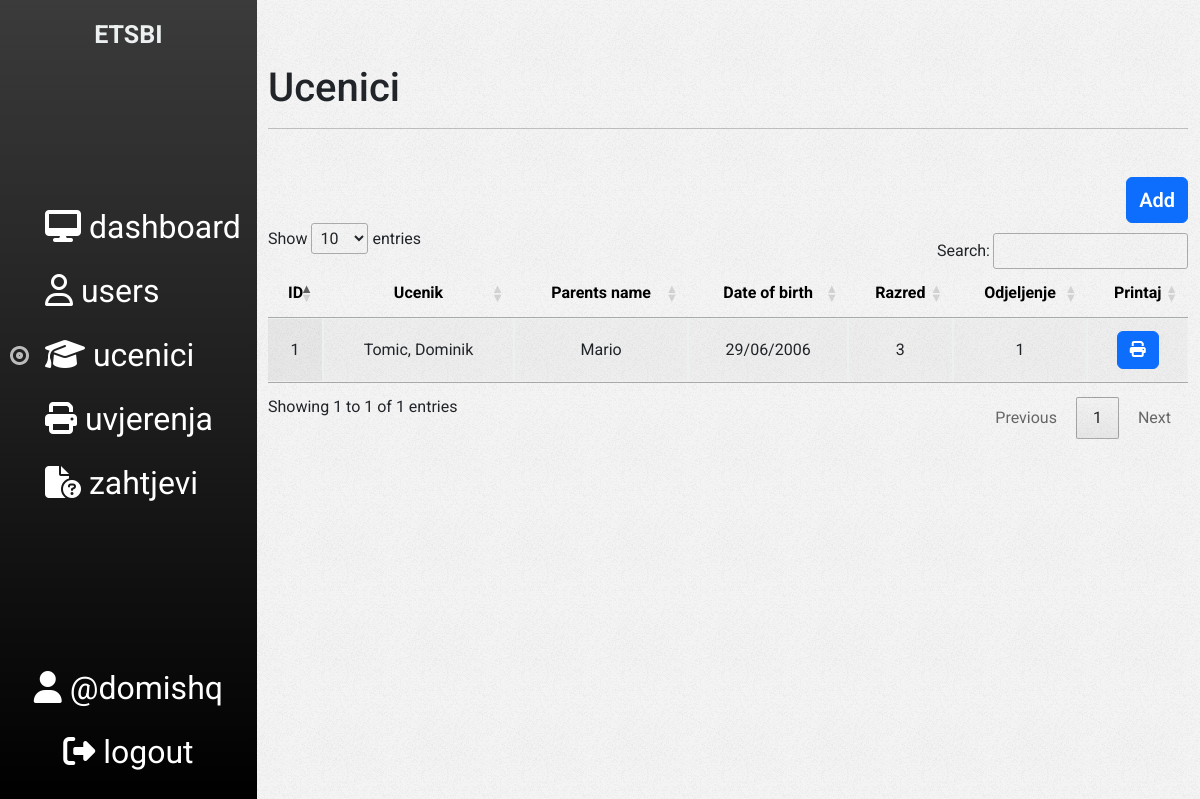
The app's page /ucenici.php (signed in), older data.
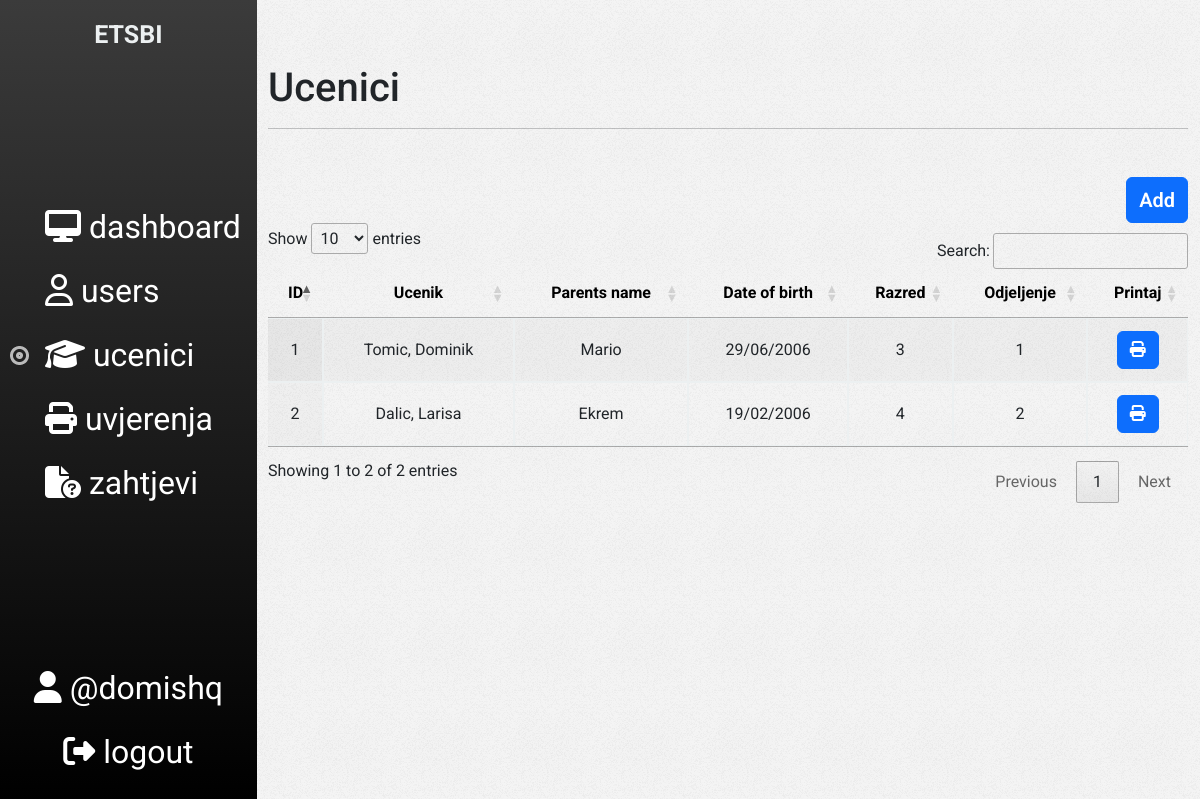
The same page, newer data.
### tables this page shows
CREATE TABLE `ucenici` (
  `id` int(11) NOT NULL,
  `name` varchar(20) NOT NULL,
  `surname` varchar(20) NOT NULL,
  `parentsName` varchar(20) NOT NULL,
  `dateOfBirth` date NOT NULL,
  `placeOfBirth` varchar(50) NOT NULL,
  `city` varchar(50) NOT NULL,
  `razred` int(1) NOT NULL,
  `odjeljenje` int(1) NOT NULL
);

### api/ucenik.php (called while the page is built, shortened)
<?php
include_once 'database.php';
function getAllUcenici()
{
    global $conn;
    $sql = "SELECT *
    FROM ucenici";
    $result = $conn->query($sql);
    if ($result->num_rows > 0) {
        $ucenici = array();
        while ($row = $result->fetch_assoc()) {
            $ucenici[] = $row;
        }
        return $ucenici;
    } else {
        return array();
    }
}

### components/uceniciTable.php (the view, shortened to what this page needs)
<?php
require('api/ucenik.php');
$ucenici = getAllUcenici();
?>
<table id="myTable" class="display nowrap" cellspacing="0" width="100%">
    <thead>
        <tr>
            <th>ID</th>
            <th>Ucenik</th>
            <th>Parents name</th>
            <th>Date of birth</th>
            <th>Razred</th>
            <th>Odjeljenje</th>
            <th>Printaj</th>
        </tr>
    </thead>
    <tbody>
        <?php
        if ($ucenici) {
            foreach ($ucenici as $id => $ucenik) {
                $dateOfBirth = date('d/m/Y', strtotime($ucenik['dateOfBirth']));
                ?>
                <tr class="clickable-row" data-href="editUcenik.php?id=<?php echo $ucenik['id']; ?>"
                    data-ucenikId="<?php echo $ucenik['id']; ?>">
                    <td><?php echo $id + 1 ?></td>
                    <td><?php echo $ucenik['surname'] . ', ' . $ucenik['name'] ?></td>
                    <td><?php echo $ucenik['parentsName'] ?></td>
                    <td><?php echo $dateOfBirth ?></td>
                    <td><?php echo $ucenik['razred'] ?></td>
                    <td><?php echo $ucenik['odjeljenje'] ?></td>
                    <td>
                        <button type="button" class="btn btn-primary open-modal" data-bs-toggle="modal"
                            data-bs-target="#exampleModal">
                            <i class="fa fa-print"></i>
                        </button>
                    </td>
                </tr>
                <?php
            }
        }
        ?>
    </tbody>
</table>

### includes/php/head.php (shortened to what this page needs)
<!DOCTYPE html>
<html>
<head>
    <link rel="stylesheet" href="includes/css/style.css">
    <link rel="stylesheet" href="includes/css/sidebar.css">
    <link rel="stylesheet" href="includes/css/dataTable.css">
    <link rel="stylesheet" type="text/css" href="https://cdn.datatables.net/1.13.6/css/jquery.dataTables.min.css" />
    <link href="https://cdn.jsdelivr.net/npm/bootstrap@5.3.2/dist/css/bootstrap.min.css" rel="stylesheet"
>
</head>
<body>
    <div class="hide aplikacija">

### components/sidebar.php (shortened to what this page needs)
<div class="app">
  <div class="sidebar">
    <ul class="sidebar-menu d-flex justify-content-center">
      <span class="logo" style="font-weight: 700; font-size: 25px;color: #ecf0f1;">ETSBI</span>
    </ul>
    <ul class="sidebar-menu">
      <li class="sidebar-item" id="sidebarIndex">
        <a href="index.php" class="sidebar-link">
          <i class="fa fa-desktop"></i>
          <span>dashboard</span>
        </a>
      </li>
      <li class="sidebar-item" id="sidebarUsers">
        <div>
          <a href="users.php" class="sidebar-link">
            <i class="fa-regular fa-user"></i>
            <span>users</span>
          </a>
        </div>
      </li>
      <li class="sidebar-item" id="sidebarUcenici">
        <div class="linkSelector">
          <img src="includes/img/icons/active.png" alt="active">
        </div>
        <div>
          <a href="ucenici.php" class="sidebar-link">
            <i class="fa fa-graduation-cap"></i>
            <span>ucenici</span>
          </a>
        </div>
      </li>
      <li class="sidebar-item" id="sidebarUvjerenja">
        <div>
          <a href="uvjerenja.php" class="sidebar-link">
            <i class="fa fa-print"></i>
            <span>uvjerenja</span>
          </a>
        </div>
      </li>
      <li class="sidebar-item" id="sidebarZahtjevi">
        <div>
          <a href="zahtjevi.php" class="sidebar-link">
            <i class="fa-solid fa-file-circle-question"></i>
            <span>zahtjevi</span>
          </a>
        </div>
      </li>
    </ul>
    <ul class="sidebar-menu flex-column align-items-center d-flex">
      <li class="sidebar-item">
          <a href="#" class="sidebar-link">
            <i class="fa fa-user"></i>
            <span>@<?php echo $_SESSION['username']; ?></span>
          </a>
      </li>
      <li class="sidebar-item">
        <a href="api/user.php?action=signOut" class="sidebar-link">
          <i class="fa fa-sign-out"></i>
          <span>logout</span>
        </a>
      </li>
    </ul>
  </div>
  <div class="content">

### ucenici.php (shortened to what this page needs)
<?php
require_once('includes/php/head.php');
require_once('components/sidebar.php');
?>
<section class="my-5">
    <div class="container my-5">
        <div class="row">
            <div class="col">
                <h1>Ucenici</h1>
            </div>
        </div>
        <hr class="mb-5 mt-2">
        <div class="row">
            <div class="col d-flex justify-content-end">
                <a href="addUcenik.php"><button class="btn btn-primary addButton" type="button">Add</button></a>
            </div>
        </div>
        <?php
        require_once('components/uceniciTable.php');
        ?>
    </div>
</section>
<?php
require_once('includes/php/foot.php'); ?>

### includes/php/foot.php (shortened to what this page needs)
</div>
</div>
</div>
</body>
</html>

### includes/css/style.css (style rules this page uses)
body { font-family: 'Roboto', sans-serif!important; }
table { border-spacing: 12px; }
.btn.btn-primary.addButton { font-size: 20px; font-weight: 600; padding: 7px 12px; }

### includes/css/sidebar.css (style rules this page uses)
html, body { height: 100%; }
.app { height: 100%; display: flex; }
.content { height: 100%; width: 100%; padding-top: 5em; }
@media (min-width: 48em) { .content { padding-top: 1em; padding-left: 256px; } }
.sidebar { z-index: 10; position: fixed; width: 100%; background: linear-gradient(180deg, #3b3b3b 0%, #000 100%); display: flex; justify-content: space-between; overflow: auto; }
.sidebar-menu { list-style: none; padding: 0; margin: 0; display: flex; }
.sidebar-item { display: flex; align-items: center; transition: background-color 0.3s ease; }
.linkSelector { visibility: hidden; margin-left: 10px; }
.sidebar-item .sidebar-link { display: inline-block; height: 64px; line-height: 64px; text-align: left; font-size: 32px; color: white; padding: 0 16px; text-decoration: none; }
@media (min-width: 48em) { .sidebar { height: 100%; width: auto; flex-direction: column; } }
@media (min-width: 48em) { .sidebar-menu:first-child { margin-top: 1em; } }
@media (min-width: 48em) { .sidebar-menu:last-child { margin-bottom: 1em; } }
@media (min-width: 48em) { .sidebar-menu { display: block; } }

### includes/css/dataTable.css (style rules this page uses)
#myTable thead th { color: #000; padding: 12px; text-align: center; }
#myTable tbody td { padding: 12px; border: 1px solid #ecf0f1; text-align: center; }
#myTable tbody { border-collapse: separate; border-spacing: 12px; }
#myTable tbody td:first-child { border-left: none; }

Row changes from the older to the newer data that the page shows:
added ucenici: surname "Dalic", name "Larisa", parentsName "Ekrem", dateOfBirth "19/02/2006", razred "4", odjeljenje "2"
Text that changed along with them:
text written by a page script: "Show entries Search: Showing 1 to 1 of 1 entries Previous 1 Next" → "Show entries Search: Showing 1 to 2 of 2 entries Previous 1 Next"
